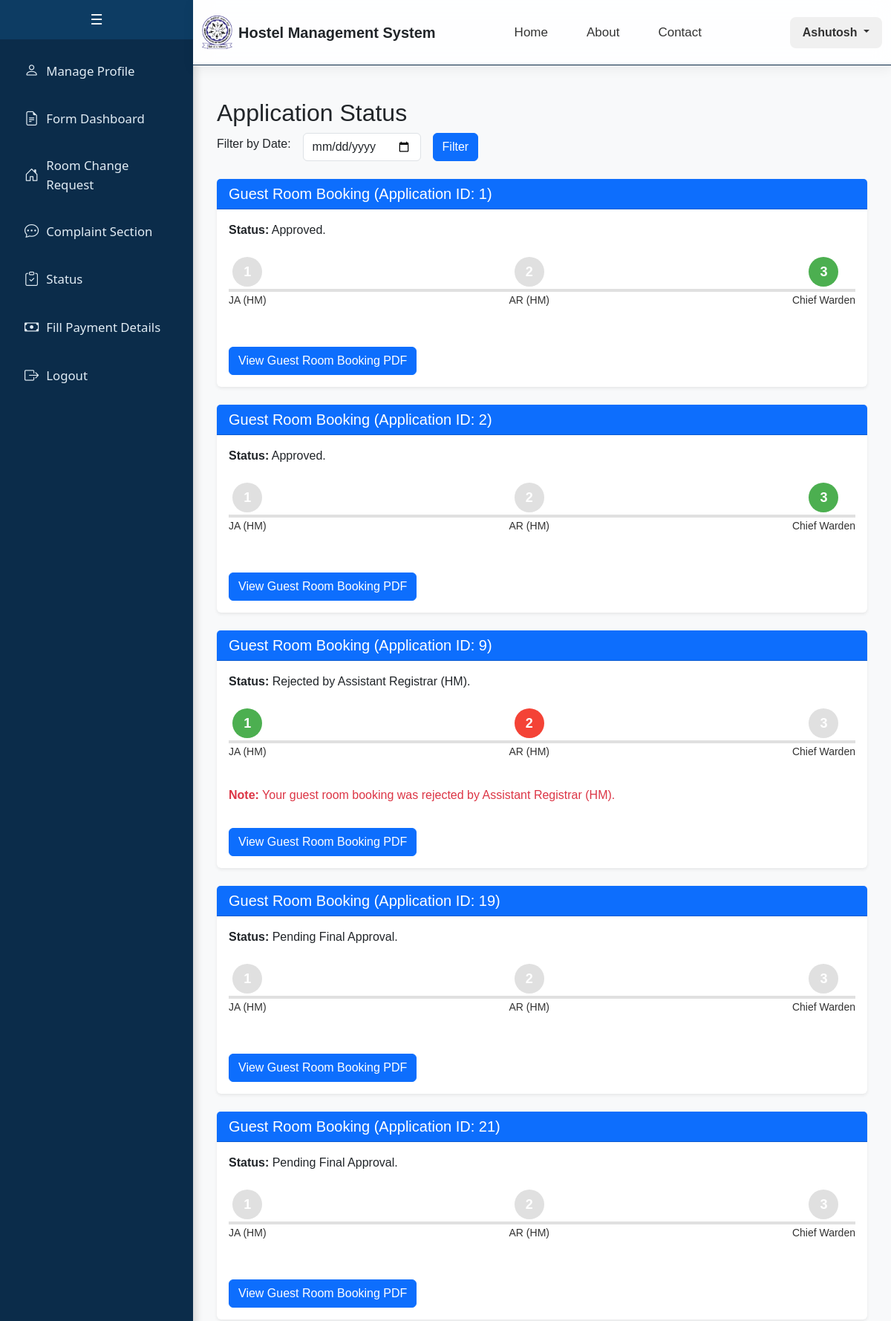
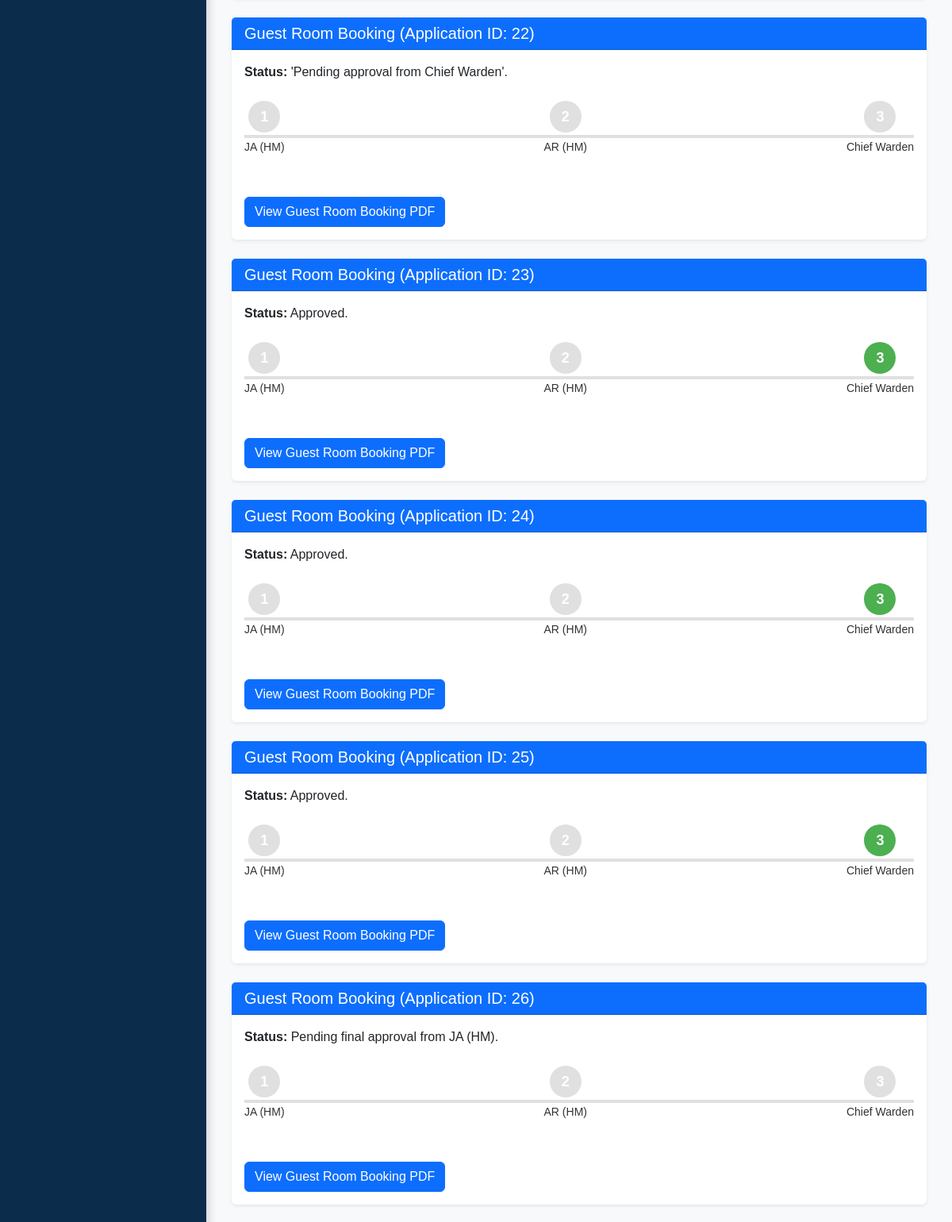
The app's page /student/status (signed in, upper part) with its own data (2 pictures, top to bottom).
### app/models.py (models this page shows, shortened)
class GuestRoomBooking(db.Model):
    __tablename__ = 'guest_room_booking'
    id = db.Column(db.Integer, primary_key=True, autoincrement=True)
    applicant_id = db.Column(db.Integer, db.ForeignKey('custom_user.id', ondelete='CASCADE'), nullable=False)
    room_no = db.Column(db.String(20), db.ForeignKey('room.room_no', ondelete='SET NULL'))
    total_guests = db.Column(db.Integer, nullable=False)
    guests_male = db.Column(db.Integer, nullable=False)
    guests_female = db.Column(db.Integer, nullable=False)
    guest_names = db.Column(db.Text, nullable=False)
    relation_with_applicant = db.Column(db.Text, nullable=False)
    guest_address = db.Column(db.Text, nullable=False)
    guest_contact = db.Column(db.Text, nullable=False)
    guest_email = db.Column(db.Text)
    purpose_of_visit = db.Column(db.Text, nullable=False)
    room_category = db.Column(db.Text, nullable=False)
    date_arrival = db.Column(db.Date, nullable=False)
    time_arrival = db.Column(db.Time, nullable=False)
    date_departure = db.Column(db.Date, nullable=False)
    time_departure = db.Column(db.Time, nullable=False)
    accommodation_by = db.Column(db.Text, nullable=False)
    remarks = db.Column(db.Text, nullable=True)  # Store remarks as text
    status = db.Column(db.Text, nullable=False, default='Pending')
    hostel_no = db.Column(db.String(20), db.ForeignKey('hostel.hostel_no', ondelete='CASCADE'))
    created_at = db.Column(db.DateTime, default=db.func.current_timestamp())
    payment_details = db.Column(JSON, nullable=True)  # Add this field to store payment details
    applicant = db.relationship('CustomUser', backref=db.backref('guest_room_bookings', cascade='all, delete-orphan'))
    hostel = db.relationship('Hostel', backref=db.backref('guest_room_bookings', cascade='all, delete-orphan'))
    room = db.relationship('Room', backref=db.backref('guest_room_bookings', cascade='all, delete-orphan'))

### app/student.py (the view)
@student_bp.route("/student/status", methods=["GET", "POST"])
def status():
    if 'user_id' not in session or session.get('user_role') != 'student':
        return redirect(url_for('auth.login'))
    user_id = session['user_id']
    filter_date = request.form.get('filter_date')  # Get the date from the form
    if filter_date:
        try:
            filter_date_obj = datetime.strptime(filter_date, '%Y-%m-%d').date()
        except ValueError:
            flash("Invalid date format. Please use YYYY-MM-DD.", "danger")
            return redirect(url_for('student.status'))
        guest_room_bookings = GuestRoomBooking.query.filter_by(applicant_id=user_id).filter(
            func.date(GuestRoomBooking.created_at) == filter_date_obj
        ).all()
    else:
        guest_room_bookings = GuestRoomBooking.query.filter_by(applicant_id=user_id).all()
    internship_application = InternshipApplication.query.filter_by(id=user_id).first()
    return render_template(
        "student/status.html",
        internship_application=internship_application,
        guest_room_bookings=guest_room_bookings,
        filter_date=filter_date
    )

### app/student.py (called while the page is built)
@student_bp.context_processor
def inject_guest_room_booking():
    if 'user_id' in session and session.get('user_role') == 'student':
        user_id = session['user_id']
        guest_room_booking = GuestRoomBooking.query.filter_by(applicant_id=user_id, status="Awaiting Payment from Applicant").first()
        return {'guest_room_booking': guest_room_booking}
    return {'guest_room_booking': None}

### templates/student/status.html (shortened to what this page needs)
{% extends "student/base.html" %}
{% block content %}
<div class="container mt-4">
    <h2>Application Status</h2>
    <form method="POST" action="{{ url_for('student.status') }}" class="mb-4">
        <div class="row g-3 align-items-center">
            <div class="col-auto">
                <label for="filter_date" class="form-label">Filter by Date:</label>
            </div>
            <div class="col-auto">
                <input type="date" id="filter_date" name="filter_date" class="form-control" value="{{ filter_date }}">
            </div>
            <div class="col-auto">
                <button type="submit" class="btn btn-primary">Filter</button>
            </div>
        </div>
    </form>
    {% if guest_room_bookings %}
        {% for booking in guest_room_bookings %}
        <div class="card shadow-sm border-0 mt-4">
            <div class="card-header bg-primary text-white">
                <h5 class="mb-0">Guest Room Booking (Application ID: {{ booking.id }})</h5>
            </div>
            <div class="card-body">
                <p><strong>Status:</strong>
                    {% if booking.status in ["Awaiting Allocation from JA (HM)", "Awaiting Payment from Applicant", "Awaiting Payment Verification from JA (HM)"] %}
                        Awaiting final confirmation from JA (HM).
                    {% elif booking.status == "Pending approval from Assistant Registrar (HM)" %}
                        Awaiting final confirmation from AR (HM).
                    {% elif booking.status == "Successful Approval" %}
                        Approved.
                    {% elif "Rejected" in booking.status %}
                        {{ booking.status }}.
                    {% else %}
                        {{ booking.status }}.
                    {% endif %}
                </p>
                <div class="stepper d-flex justify-content-between align-items-center mt-4">
                    <div class="step
                        {% if booking.status == 'Rejected by JA (HM)' %}
                            rejected
                        {% elif booking.status in ['Awaiting Allocation from JA (HM)', 'Awaiting Payment from Applicant', 'Awaiting Payment Verification from JA (HM)', 'Awaiting Payment from Student'] %}
                            pending
                        {% elif booking.status in ['Pending approval from Assistant Registrar (HM)', 'Successful Approval', 'Pending approval from Chief Warden', 'Rejected by Assistant Registrar (HM)', 'Rejected by Chief Warden'] %}
                            completed
                        {% else %}
                            normal
                        {% endif %}">
                        <div class="circle">1</div>
                        <p class="text-center mt-2">JA (HM)</p>
                    </div>
                    <div class="step
                        {% if booking.status == 'Rejected by Assistant Registrar (HM)' %}
                            rejected
                        {% elif booking.status == 'Pending approval from Assistant Registrar (HM)' %}
                            pending
                        {% elif booking.status in ['Successful Approval', 'Rejected by Chief Warden', 'Pending approval from Chief Warden'] %}
                            completed
                        {% else %}
                            normal
                        {% endif %}">
                        <div class="circle">2</div>
                        <p class="text-center mt-2">AR (HM)</p>
                    </div>
                    <div class="step
                        {% if booking.status == 'Rejected by Chief Warden' %}
                            rejected
                        {% elif booking.status in ['Successful Approval', 'Approved'] %}
                            completed
                        {% elif booking.status == 'Pending approval from Chief Warden' %}
                            pending
                        {% else %}
                            normal
                        {% endif %}">
                        <div class="circle">3</div>
                        <p class="text-center mt-2">Chief Warden</p>
                    </div>
                </div>
                {% if 'Rejected' in booking.status %}
                <p class="text-danger mt-3">
                    <strong>Note:</strong> Your guest room booking was rejected by
                    {% if booking.status == 'Rejected by JA (HM)' %}
                        JA (HM).
                    {% elif booking.status == 'Rejected by Assistant Registrar (HM)' %}
                        Assistant Registrar (HM).
                    {% elif booking.status == 'Rejected by Chief Warden' %}
                        Chief Warden.
                    {% endif %}
                </p>
                {% endif %}
                <button class="btn btn-primary mt-3" onclick="viewPDF('{{ booking.id }}')">View Guest Room Booking PDF</button>
            </div>
        </div>
        {% endfor %}
    {% else %}
        <p>No guest room booking applications found.</p>
    {% endif %}
</div>
{% endblock %}

### templates/student/base.html (style rules this page uses)
body { margin: 0; font-family: Arial, sans-serif; }

### templates/student/status.html (style rules this page uses)
.stepper { display: flex; justify-content: space-between; align-items: center; position: relative; margin: 20px 0; }
.stepper::before { content: ''; position: absolute; top: 50%; left: 0; right: 0; height: 4px; background-color: #e0e0e0; z-index: 0; }
.step { position: relative; z-index: 1; text-align: center; }
.step .circle { width: 40px; height: 40px; border-radius: 50%; background-color: #e0e0e0; color: #fff; display: flex; align-items: center; justify-content: center; font-weight: bold; font-size: 18px; margin: 0 auto; }
.step.completed .circle { background-color: #4caf50; }
.step.rejected .circle { background-color: #f44336; }
.step.normal .circle { background-color: #e0e0e0; }
.step p { margin-top: 10px; font-size: 14px; color: #333; }

### records on screen
GuestRoomBooking: id "1", status "Approved"
GuestRoomBooking: id "2", status "Approved"
GuestRoomBooking: id "9", status "Rejected by Assistant Registrar (HM)", shows "Note:", shows "Assistant Registrar (HM)."
GuestRoomBooking: id "19", status "Pending Final Approval"
GuestRoomBooking: id "21", status "Pending Final Approval"
GuestRoomBooking: id "22", status "'Pending approval from Chief Warden'"
GuestRoomBooking: id "23", status "Approved"
GuestRoomBooking: id "24", status "Approved"
GuestRoomBooking: id "25", status "Approved"
GuestRoomBooking: id "26", status "Pending final approval from JA (HM)"

### other values on screen
{{ session['user_name'] }} "Ashutosh"
